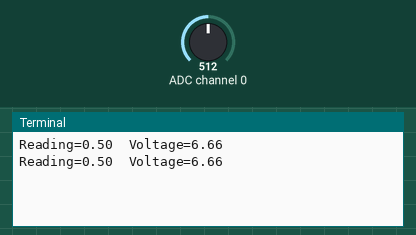
This program was run on a simulated Raspberry Pi (BCM pin numbers). On the bench: the last lines printed to the terminal. The inputs (shaded band) are chosen by the test bench; at power-on: ADC channel 0 = 512 (analog values on the 0–1023 scale).

Above: at 1.2 s.
1.3 s: ADC channel 0 set to 716
At 2.6 s:
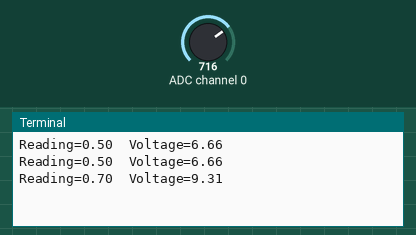
2.8 s: ADC channel 0 set to 900
At 3.8 s:
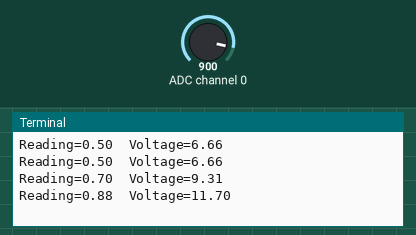
Timing chart, 0 to 5.8 s (numbered marks = the images above; inputs shaded):
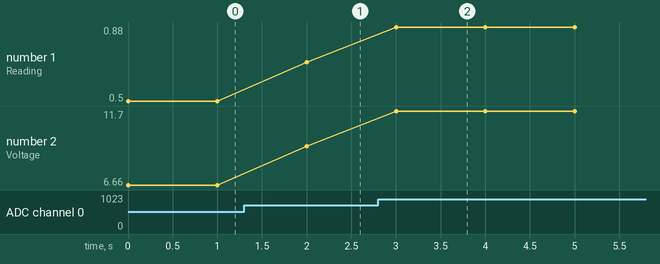

The program:

ch14_7.py
```python
from gpiozero import MCP3008
import time

analog_input = MCP3008(channel=0)

while True:
    reading = analog_input.value
    voltage = reading * 3.3
    voltage = voltage / (3.3/13.3)
    print("Reading={:.2f}\tVoltage={:.2f}".format(reading,voltage))
    time.sleep(1)
```

Measured:
- after the input at 1.3 s, the terminal: prints a new line after 0.70 s (image 1)
- after the input at 2.8 s, the terminal: prints a new line after 0.20 s (image 2)
- plotted number 1: 0.5 → 0.7 after the input at 1.3 s, 0.7 → 0.88 after the input at 2.8 s
- plotted number 2: 6.66 → 9.31 after the input at 1.3 s, 9.31 → 11.7 after the input at 2.8 s
